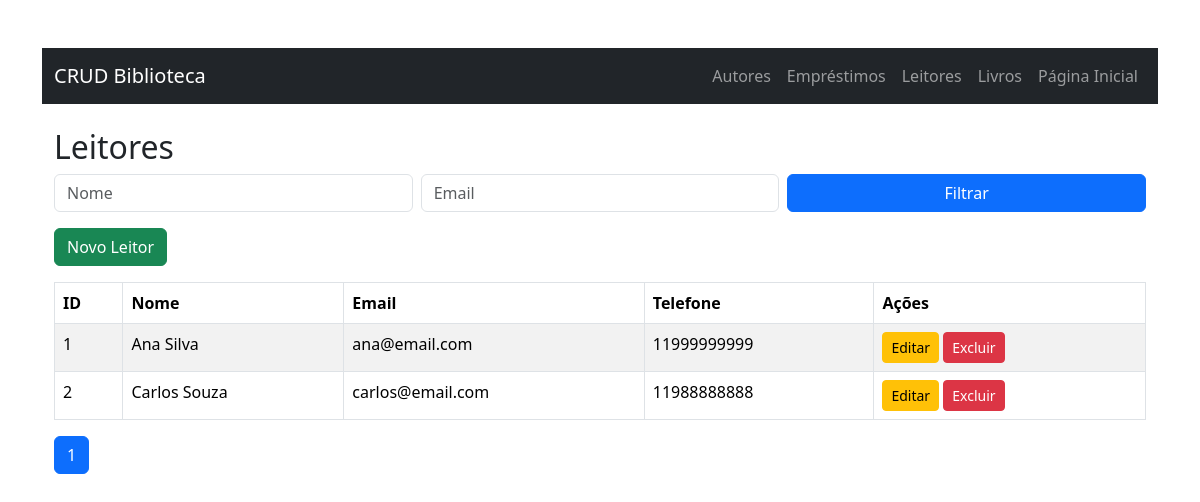
Screenshot of /public/leitores/read.php with the database file from the repository.
### tables this page shows
CREATE TABLE leitores (
    id_leitor INT AUTO_INCREMENT PRIMARY KEY,
    nome VARCHAR(100) NOT NULL,
    email VARCHAR(100) UNIQUE,
    telefone VARCHAR(20)
);

### public/leitores/read.php (the view, shortened to what this page needs)
<?php
include '../../include/header.php';
include '../../include/db.php';
$limit=5; $page=max(1,intval($_GET['page']??1)); $offset=($page-1)*$limit;
$nome = trim($_GET['nome']??''); $email = trim($_GET['email']??'');
$params=[]; $where=' WHERE 1 ';
$c=$pdo->prepare("SELECT COUNT(*) FROM leitores $where"); $c->execute($params);
$total=(int)$c->fetchColumn(); $total_paginas=max(1,(int)ceil($total/$limit));
$sql="SELECT * FROM leitores $where ORDER BY nome LIMIT $limit OFFSET $offset";
$s=$pdo->prepare($sql); $s->execute($params); $leitores=$s->fetchAll();
?>
<!DOCTYPE html><html lang="pt-br"><head>
<link href="https://cdn.jsdelivr.net/npm/bootstrap@5.3.1/dist/css/bootstrap.min.css" rel="stylesheet">
</head><body class="container mt-5">
  <h2>Leitores</h2>
  <form class="row g-2 mb-3">
    <div class="col-md-4"><input name="nome" class="form-control" placeholder="Nome" value="<?= htmlspecialchars($nome) ?>"></div>
    <div class="col-md-4"><input name="email" class="form-control" placeholder="Email" value="<?= htmlspecialchars($email) ?>"></div>
    <div class="col-md-4 d-grid"><button class="btn btn-primary">Filtrar</button></div>
  </form>
  <a class="btn btn-success mb-3" href="create.php">Novo Leitor</a>
  <table class="table table-bordered table-striped">
    <thead><tr><th>ID</th><th>Nome</th><th>Email</th><th>Telefone</th><th>Ações</th></tr></thead>
    <tbody>
      <?php foreach($leitores as $l): ?>
      <tr>
        <td><?= $l['id_leitor'] ?></td>
        <td><?= htmlspecialchars($l['nome']) ?></td>
        <td><?= htmlspecialchars($l['email']) ?></td>
        <td><?= htmlspecialchars($l['telefone']) ?></td>
        <td>
          <a class="btn btn-warning btn-sm" href="update.php?id=<?= $l['id_leitor'] ?>">Editar</a>
          <a class="btn btn-danger btn-sm" href="delete.php?id=<?= $l['id_leitor'] ?>" onclick="return confirm('Excluir leitor?')">Excluir</a>
        </td>
      </tr>
      <?php endforeach; if(!$leitores): ?>
      <tr><td colspan="5" class="text-center">Nenhum leitor encontrado.</td></tr>
      <?php endif; ?>
    </tbody>
  </table>
  <nav><ul class="pagination">
    <?php for($i=1;$i<=$total_paginas;$i++): ?>
      <li class="page-item <?= $i==$page?'active':'' ?>">
        <a class="page-link" href="?page=<?= $i ?>&nome=<?= urlencode($nome) ?>&email=<?= urlencode($email) ?>"><?= $i ?></a>
      </li>
    <?php endfor; ?>
  </ul></nav>
</body></html>

### rows the page displays
leitores: id_leitor "1", nome "Ana Silva", email "ana@email.com", telefone "11999999999"
leitores: id_leitor "2", nome "Carlos Souza", email "carlos@email.com", telefone "11988888888"
